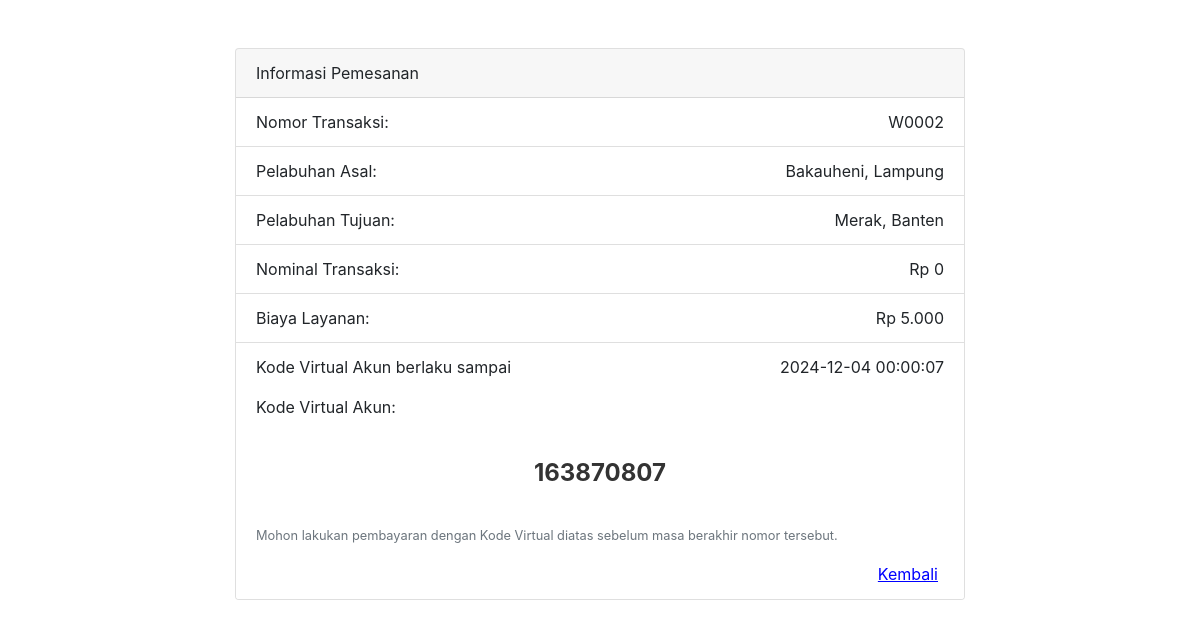
/struk.php?l=0&d=0&a=0&b=0&t=2, run on the app's committed database.
### tables this page shows
CREATE TABLE `tiket` (
  `id_tiket` int(11) NOT NULL,
  `id_rute` int(11) DEFAULT NULL,
  `kelas` enum('reguler','express') DEFAULT NULL,
  `jenis_jasa` enum('pejalan_kaki','kendaraan') DEFAULT NULL,
  `tanggal` date DEFAULT NULL,
  `jam` time DEFAULT NULL,
  `harga` int(11) DEFAULT NULL
);

CREATE TABLE `rute` (
  `id_rute` int(11) NOT NULL,
  `pelabuhan_asal` varchar(255) DEFAULT NULL,
  `pelabuhan_tujuan` varchar(255) DEFAULT NULL,
  `status` tinyint(1) DEFAULT NULL,
  `harga` int(11) DEFAULT NULL
);

### actions/koneksi.php (called while the page is built, shortened)
<?php
$conn = mysqli_connect("localhost", "root", "", "harborship");
function query($statement)
{
    global $conn;
    return mysqli_query($conn, $statement);
}
function fetch($statement)
{
    return mysqli_fetch_array($statement);
}

### struk.php (the view, shortened to what this page needs)
<?php
require './actions/koneksi.php';
$tiket = isset($_GET['t']) ? intval($_GET['t']) : 0;
$total_semua = 0;
?>
<!DOCTYPE html>
<html lang="en">
<head>
    <link href="https://stackpath.bootstrapcdn.com/bootstrap/4.5.2/css/bootstrap.min.css" rel="stylesheet">
    <link rel="stylesheet" type="text/css" href="https://common.olemiss.edu/_js/sweet-alert/sweet-alert.css">
</head>
<body>
    <div class="container mt-5">
        <div class="row">
            <div class="col-md-8 offset-md-2">
                <div class="card">
                    <div class="card-header">
                        Informasi Pemesanan
                    </div>
                    <?php
                    $query = query("SELECT * FROM tiket INNER JOIN rute ON tiket.id_rute=rute.id_rute WHERE id_tiket='$tiket'");
                    $data_tiket = fetch($query);
                    ?>
                    <ul class="list-group list-group-flush">
                        <li class="list-group-item">Nomor Transaksi: <span class="float-right">W000<?= $data_tiket['id_tiket'] ?></span></li>
                        <li class="list-group-item">Pelabuhan Asal: <span class="float-right"><?= $data_tiket['pelabuhan_asal'] ?></span></li>
                        <li class="list-group-item">Pelabuhan Tujuan: <span class="float-right"><?= $data_tiket['pelabuhan_tujuan'] ?></span></li>
                        <li class="list-group-item">Nominal Transaksi: <span class="float-right">Rp <?= number_format($total_semua, 0, ",", ".") ?></span></li>
                        <li class="list-group-item">Biaya Layanan: <span class="float-right">Rp 5.000</span></li>
                        <li class="list-group-item">
                            <p>Kode Virtual Akun berlaku sampai <span class="float-right"><?= $data_tiket['tanggal'] . " " . $data_tiket['jam'] ?></span></p>
                            <p>Kode Virtual Akun: </p>
                            <div class="container">
                                <div class="tahansimpan" onclick="alert_last(); copyToClipboard();">
                                    <p><?= rand() ?></p>
                                </div>
                            </div>
                            <p class="text-muted small">Mohon lakukan pembayaran dengan Kode Virtual diatas sebelum masa berakhir nomor tersebut.</p>
                            <form method="POST">
                                <button type="submit" style="float: right; border: none; background-color: white; text-decoration: underline; color: blue;">Kembali</button>
                            </form>
                        </li>
                    </ul>
                </div>
            </div>
        </div>
    </div>
</body>
</html>

### struk.php (style rules this page uses)
.tahansimpan { text-align: center; padding: 20px 0; margin: 15px 0; cursor: pointer; position: relative; }
.tahansimpan p { font-size: 24px; font-weight: bold; margin: 0; color: #333; }

### data on the page
tiket: id_tiket "2", id_rute.pelabuhan_asal "Bakauheni, Lampung", id_rute.pelabuhan_tujuan "Merak, Banten", tanggal "2024-12-04", jam "00:00:07"

### other printed values
$total_semua "0"
